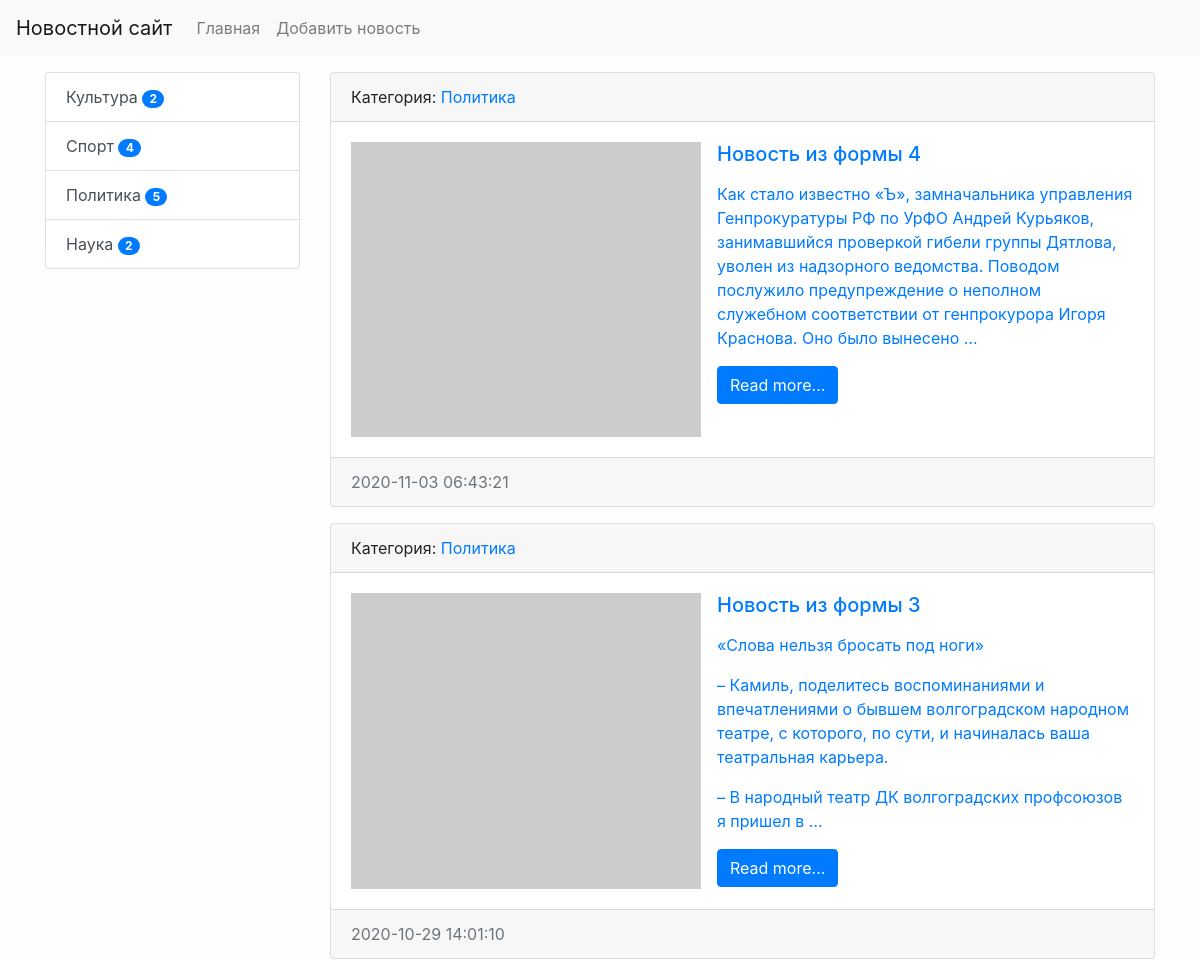
Page /category/3/ (upper part) on the earlier database version.
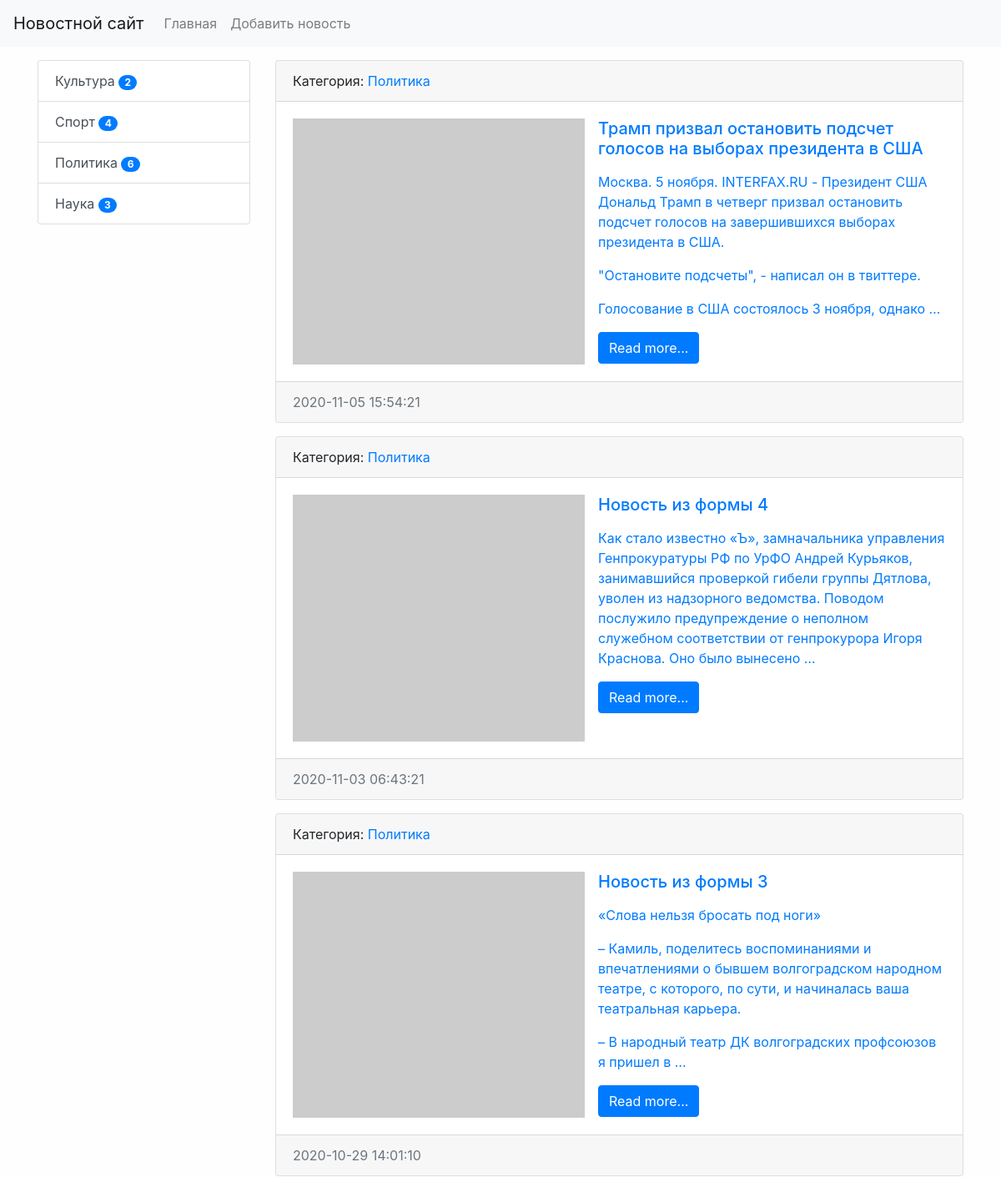
Same page on the later database version.
### news/models.py (models this page shows, shortened)
class Category(models.Model):
    title = models.CharField(max_length=150, db_index=True, verbose_name='Наименование категории')
    def get_absolute_url(self):
        return reverse('category', kwargs={'category_id': self.pk})
    def __str__(self):
        return self.title
    class Meta:
        verbose_name = 'Категория'
        verbose_name_plural = 'Категории'
        ordering = ['title']

class News(models.Model):
    title = models.CharField(max_length=150, verbose_name='Наименование')
    content = models.TextField(blank=True, verbose_name='Контент')
    created_at = models.DateTimeField(auto_now_add=True, verbose_name='Дата публикации')  # устанавливаются лишь раз
    updated_at = models.DateTimeField(auto_now=True, verbose_name='Обновлено')  # обновляется при каждом редактировании
    photo = models.ImageField(upload_to='photos/%Y/%m/%d/', blank=True, verbose_name='Фото')
    is_published = models.BooleanField(default=True, verbose_name='Опубликовано')
    category = models.ForeignKey('Category', on_delete=models.PROTECT, verbose_name='Категория')
    views = models.IntegerField(default=0)
    def get_absolute_url(self):
        return reverse('view_news', kwargs={'pk': self.pk})
    class Meta:
        verbose_name = 'Новость'
        verbose_name_plural = 'Новости'
        ordering = ['-created_at']

### news/views.py (the view)
# urls.py: path('category/<int:category_id>/', NewsByCategory.as_view(), name='category'),
class NewsByCategory(ListView):
    model = News
    template_name = 'news/home_news_list.html'
    context_object_name = 'news'
    allow_empty = False
    def get_context_data(self, *, object_list=None, **kwargs):
        context = super().get_context_data(**kwargs)
        context['title'] = Category.objects.get(pk=self.kwargs['category_id'])
        return context
    def get_queryset(self):
        return News.objects.filter(category_id=self.kwargs['category_id'], is_published=True).\
            select_related('category')

### news/templatetags/news_tags.py (called while the page is built)
@register.inclusion_tag('news/list_categories.html')
def show_categories(arg1='Hello', arg2='world'):
    categories = Category.objects.annotate(cnt=Count('news')).filter(cnt__gt=0)
    return {"categories": categories, "arg1": arg1, "arg2": arg2}

### news/templates/news/home_news_list.html (shortened to what this page needs)
{% extends 'base.html' %}
{% block sidebar %}
{% include 'inc/_sidebar.html' %}
{% endblock %}
{% block content %}
{% for item in news %}
<div class="card mb-3">
    <div class="card-header">
        Категория: <a href="{{ item.category.get_absolute_url }}"</a>{{ item.category }}
    </div>
    <div class="card-body">
        <div class="media">
            {% if item.photo %}
            <img src="{{ item.photo.url }}" alt="" width="350" class="mr-3">
            {% else %}
            <img src="https://picsum.photos/id/237/200/300" alt="" width="350" class="mr-3">
            {% endif %}
            <div class="media-body">
                <h5 class="card-title">{{ item.title }}</h5>
                <p class="card-text">{{ item.content|linebreaks|truncatewords:35 }}</p>
                <a href="{{ item.get_absolute_url }}" class="btn btn-primary">Read more...</a>
            </div>
        </div>
    </div>
    <div class="card-footer text-muted">
        {{ item.created_at|date:"Y-m-d H:i:s" }}
    </div>
</div>
{% empty %}
Ooops...
{% endfor %}
{% endblock %}

### news/templates/news/list_categories.html
<div class="list-group">
    {% for item in categories %}
    <a href="{{ item.get_absolute_url }}" class="list-group-item list-group-item-action">{{ item.title }}
                <span class="badge badge-primary badge-pill">{{ item.cnt }}</span></a>
    {% endfor %}
</div>

Differences in the rows shown:
computed for Category "Политика": cnt "5" → "6"
computed for Category "Наука": cnt "2" → "3"
added News: category "Политика", title "Трамп призвал остановить подсчет голосов на выборах президента в США", content "Москва. 5 ноября. INTERFAX.RU - Президент США Дональд Трамп в четверг призвал остановить подсчет голосов на завершившихся выборах президента в США. \"Остановите подсчеты\", - написал он в твиттере. Голосование в США состоялось 3 ноября, однако …", created_at "2020-11-05 15:54:21"
